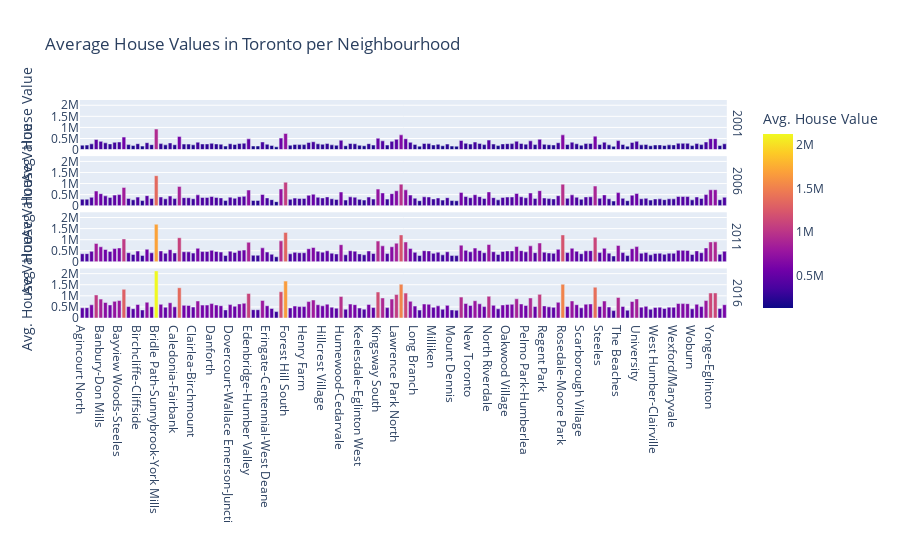

This figure's notebook cell:
### Code cell
average_house_value_snapshot()

### Figure 1 — Plotly figure (JSON) as saved in the notebook; plotly's stock layout.template omitted (floating-point values rounded to 4 significant figures; data arrays with more than 128 entries replaced by an {"elided": "..."} marker saying what was removed)
{"data": [{"alignmentgroup": "True", "hovertemplate": "year=2001<br>=%{x}<br>Avg. House Value=%{marker.color}<extra></extra>", "legendgroup": "", "marker": {"color": {"elided": "140 int values"}, "coloraxis": "coloraxis"}, "name": "", "offsetgroup": "", "orientation": "v", "showlegend": false, "textposition": "auto", "type": "bar", "x": {"elided": "140 str values"}, "xaxis": "x4", "y": {"elided": "140 int values"}, "yaxis": "y4"}, {"alignmentgroup": "True", "hovertemplate": "year=2006<br>=%{x}<br>Avg. House Value=%{marker.color}<extra></extra>", "legendgroup": "", "marker": {"color": {"elided": "140 int values"}, "coloraxis": "coloraxis"}, "name": "", "offsetgroup": "", "orientation": "v", "showlegend": false, "textposition": "auto", "type": "bar", "x": {"elided": "140 str values"}, "xaxis": "x3", "y": {"elided": "140 int values"}, "yaxis": "y3"}, {"alignmentgroup": "True", "hovertemplate": "year=2011<br>=%{x}<br>Avg. House Value=%{marker.color}<extra></extra>", "legendgroup": "", "marker": {"color": {"elided": "140 int values"}, "coloraxis": "coloraxis"}, "name": "", "offsetgroup": "", "orientation": "v", "showlegend": false, "textposition": "auto", "type": "bar", "x": {"elided": "140 str values"}, "xaxis": "x2", "y": {"elided": "140 int values"}, "yaxis": "y2"}, {"alignmentgroup": "True", "hovertemplate": "year=2016<br>=%{x}<br>Avg. House Value=%{marker.color}<extra></extra>", "legendgroup": "", "marker": {"color": {"elided": "140 int values"}, "coloraxis": "coloraxis"}, "name": "", "offsetgroup": "", "orientation": "v", "showlegend": false, "textposition": "auto", "type": "bar", "x": {"elided": "140 str values"}, "xaxis": "x", "y": {"elided": "140 int values"}, "yaxis": "y"}], "layout": {"annotations": [{"font": {}, "showarrow": false, "text": "2016", "textangle": 90, "x": 0.98, "xanchor": "left", "xref": "paper", "y": 0.1138, "yanchor": "middle", "yref": "paper"}, {"font": {}, "showarrow": false, "text": "2011", "textangle": 90, "x": 0.98, "xanchor": "left", "xref": "paper", "y": 0.3712, "yanchor": "middle", "yref": "paper"}, {"font": {}, "showarrow": false, "text": "2006", "textangle": 90, "x": 0.98, "xanchor": "left", "xref": "paper", "y": 0.6288, "yanchor": "middle", "yref": "paper"}, {"font": {}, "showarrow": false, "text": "2001", "textangle": 90, "x": 0.98, "xanchor": "left", "xref": "paper", "y": 0.8862, "yanchor": "middle", "yref": "paper"}], "autosize": true, "barmode": "relative", "coloraxis": {"colorbar": {"title": {"text": "Avg. House Value"}}, "colorscale": [[0, "#0d0887"], [0.1111, "#46039f"], [0.2222, "#7201a8"], [0.3333, "#9c179e"], [0.4444, "#bd3786"], [0.5556, "#d8576b"], [0.6667, "#ed7953"], [0.7778, "#fb9f3a"], [0.8889, "#fdca26"], [1, "#f0f921"]]}, "legend": {"tracegroupgap": 0}, "title": {"text": "Average House Values in Toronto per Neighbourhood"}, "xaxis": {"anchor": "y", "autorange": true, "domain": [0, 0.98], "range": [-0.5, 139.5], "title": {"text": ""}, "type": "category"}, "xaxis2": {"anchor": "y2", "autorange": true, "domain": [0, 0.98], "matches": "x", "range": [-0.5, 139.5], "showticklabels": false, "type": "category"}, "xaxis3": {"anchor": "y3", "autorange": true, "domain": [0, 0.98], "matches": "x", "range": [-0.5, 139.5], "showticklabels": false, "type": "category"}, "xaxis4": {"anchor": "y4", "autorange": true, "domain": [0, 0.98], "matches": "x", "range": [-0.5, 139.5], "showticklabels": false, "type": "category"}, "yaxis": {"anchor": "x", "autorange": true, "domain": [0, 0.2275], "range": [0, 2236000.0], "title": {"text": "Avg. House Value"}, "type": "linear"}, "yaxis2": {"anchor": "x2", "autorange": true, "domain": [0.2575, 0.485], "matches": "y", "range": [0, 2236000.0], "title": {"text": "Avg. House Value"}, "type": "linear"}, "yaxis3": {"anchor": "x3", "autorange": true, "domain": [0.515, 0.7425], "matches": "y", "range": [0, 2236000.0], "title": {"text": "Avg. House Value"}, "type": "linear"}, "yaxis4": {"anchor": "x4", "autorange": true, "domain": [0.7725, 1], "matches": "y", "range": [0, 2236000.0], "title": {"text": "Avg. House Value"}, "type": "linear"}}}
